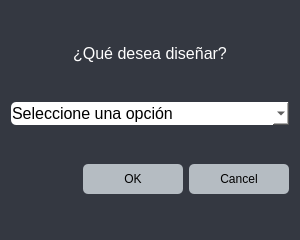
<?xml version="1.0" encoding="UTF-8"?>
<ui version="4.0">
 <class>Dialog</class>
 <widget class="QDialog" name="Dialog">
  <property name="geometry">
   <rect>
    <x>0</x>
    <y>0</y>
    <width>300</width>
    <height>240</height>
   </rect>
  </property>
  <property name="font">
   <font>
    <family>Segoe UI Historic</family>
    <pointsize>12</pointsize>
    <weight>50</weight>
    <italic>false</italic>
    <bold>false</bold>
   </font>
  </property>
  <property name="windowTitle">
   <string>Selección de diseño de soldadura de filete</string>
  </property>
  <property name="windowIcon">
   <iconset>
    <normaloff>imagenes/logo_EIMWeldOne.png</normaloff>imagenes/logo_EIMWeldOne.png</iconset>
  </property>
  <property name="styleSheet">
   <string notr="true">background-color: rgb(52, 56, 65);
font: 12pt &quot;Segoe UI Historic&quot;;
color: rgb(255, 255, 255);</string>
  </property>
  <property name="sizeGripEnabled">
   <bool>false</bool>
  </property>
  <property name="modal">
   <bool>false</bool>
  </property>
  <layout class="QVBoxLayout" name="verticalLayout">
   <item>
    <widget class="QLabel" name="label">
     <property name="sizePolicy">
      <sizepolicy hsizetype="Preferred" vsizetype="Fixed">
       <horstretch>0</horstretch>
       <verstretch>0</verstretch>
      </sizepolicy>
     </property>
     <property name="whatsThis">
      <string/>
     </property>
     <property name="text">
      <string>¿Qué desea diseñar?</string>
     </property>
     <property name="alignment">
      <set>Qt::AlignCenter</set>
     </property>
    </widget>
   </item>
   <item>
    <widget class="QComboBox" name="seleccion">
     <property name="styleSheet">
      <string notr="true">QComboBox {
    border: 1px rgb(64, 68, 80);
    border-radius: 5px;
    padding: 1px;
    background-color: white;
    color: black;
    selection-background-color: rgb(249, 223, 208);
	font: 25 11pt &quot;Segoe UI Light&quot;;
}
</string>
     </property>
     <property name="currentText">
      <string>Seleccione una opción</string>
     </property>
     <property name="currentIndex">
      <number>0</number>
     </property>
     <property name="insertPolicy">
      <enum>QComboBox::InsertAlphabetically</enum>
     </property>
     <item>
      <property name="text">
       <string>Seleccione una opción</string>
      </property>
     </item>
     <item>
      <property name="text">
       <string>Carga permisible</string>
      </property>
     </item>
     <item>
      <property name="text">
       <string>Pierna del cordón de soldadura</string>
      </property>
     </item>
    </widget>
   </item>
   <item>
    <widget class="QDialogButtonBox" name="buttonBox">
     <property name="styleSheet">
      <string notr="true">QPushButton {
    background-color: rgb(181, 188, 194);
    color: black;
	border-radius: 5px;
	width: 100px;
    height: 30px;
	
	font: 25 11pt &quot;Segoe UI Light&quot;;
}
QPushButton:hover {
    background-color: rgb(249, 223, 208);
}</string>
     </property>
     <property name="orientation">
      <enum>Qt::Horizontal</enum>
     </property>
     <property name="standardButtons">
      <set>QDialogButtonBox::Cancel|QDialogButtonBox::Ok</set>
     </property>
    </widget>
   </item>
  </layout>
 </widget>
 <resources/>
 <connections>
  <connection>
   <sender>buttonBox</sender>
   <signal>accepted()</signal>
   <receiver>Dialog</receiver>
   <slot>accept()</slot>
   <hints>
    <hint type="sourcelabel">
     <x>248</x>
     <y>254</y>
    </hint>
    <hint type="destinationlabel">
     <x>157</x>
     <y>274</y>
    </hint>
   </hints>
  </connection>
  <connection>
   <sender>buttonBox</sender>
   <signal>rejected()</signal>
   <receiver>Dialog</receiver>
   <slot>reject()</slot>
   <hints>
    <hint type="sourcelabel">
     <x>316</x>
     <y>260</y>
    </hint>
    <hint type="destinationlabel">
     <x>286</x>
     <y>274</y>
    </hint>
   </hints>
  </connection>
 </connections>
</ui>
